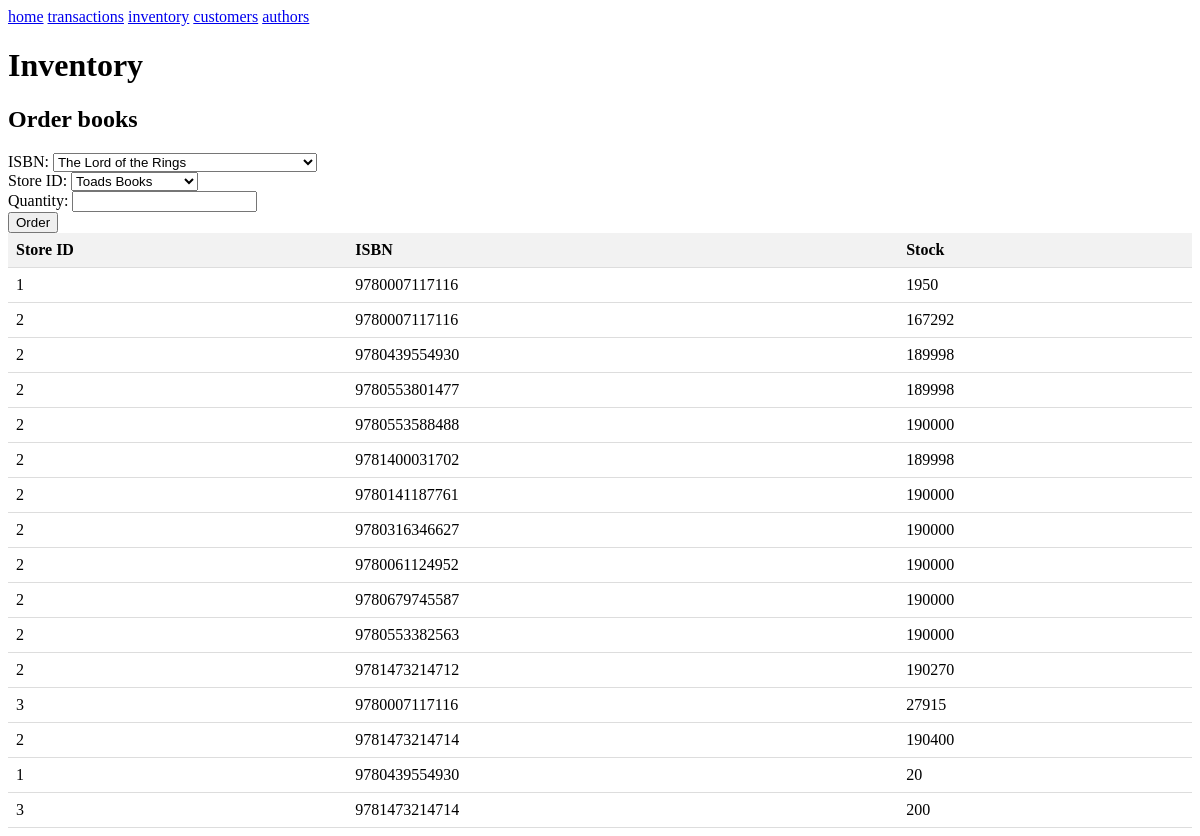
Page /inventory on the committed database.
### models.py (models this page shows)
class Inventory(Base):
    __tablename__ = 'Inventory'
    StoreID = Column(Integer, ForeignKey('Store.id'), primary_key=True)
    isbn13 = Column(String, ForeignKey('Books.isbn13'), primary_key=True)
    stock = Column(Integer)
    store = relationship('Store', back_populates='stock')
    book = relationship('Books', back_populates='inventory')

### app.py (the view)
@app.route('/inventory', methods=['GET', 'POST'])
def inventory():
    if request.method == 'POST':
        selected_isbn = request.form.get('isbn')
        selected_store_id = request.form.get('store_id')
        selected_quantity = request.form.get('quantity')
        store_manager.add_to_inventory(selected_isbn, selected_store_id, int(selected_quantity), verbose=True)
    inventory_table = db.session.query(Inventory).all()
    session = Session()
    all_books = session.query(Books).all()
    books_data = [{'isbn': book.isbn13, 'title': book.title} for book in all_books]
    stores = session.query(Store).all()
    stores_data = [{'id': store.id, 'name': store.store_name} for store in stores]
    session.close()
    return render_template('inventory.html',
                           results=inventory_table,
                           books=books_data,
                           stores=stores_data)

### templates/inventory.html (shortened to what this page needs)
<!DOCTYPE html>
<html>
<head>
</head>
<body>
    {% extends 'base.html' %}
    {% block content %}
    <h1>Inventory</h1>
    <h2>Order books</h2>
    <form action="/inventory" method="post">
        <label for="isbn">ISBN:</label>
        <select id="isbn" name="isbn">
            {% for book in books %}
            <option value="{{ book.isbn }}">{{ book.title }}</option>
            {% endfor %}
        </select><br>
        <label for="store_id">Store ID:</label>
        <select id="store_id" name="store_id">
            {% for store in stores %}
            <option value="{{ store.id }}">{{ store.name }}</option>
            {% endfor %}
        </select><br>
        <label for="quantity">Quantity:</label>
        <input type="text" id="quantity" name="quantity"><br>
        <input type="submit" value="Order">
    </form>
    <table>
        <thead>
            <tr>
                <th>Store ID</th>
                <th>ISBN</th>
                <th>Stock</th>
            </tr>
        </thead>
        <tbody>
            {% for inventory in results %}
            <tr>
                <td>{{ inventory.StoreID }}</td>
                <td>{{ inventory.isbn13 }}</td>
                <td>{{ inventory.stock }}</td>
            </tr>
            {% endfor %}
        </tbody>
    </table>
    {% endblock %}

### templates/base.html (shortened to what this page needs)
<!DOCTYPE html>
<html>
<head>
</head>
<body>
    <header>
		<a href="/dashboard">home</a>
        <a href="/transactions">transactions</a>
		<a href="/inventory">inventory</a>
		<a href="/customers">customers</a>
		<a href="/authors">authors</a>
    </header>
    <div class="content">
        {% block content %}
        {% endblock %}
    </div>
</body>
</html>

### templates/inventory.html (style rules this page uses)
table { border-collapse: collapse; width: 100%; }
th, td { text-align: left; padding: 8px; border-bottom: 1px solid #ddd; }
th { background-color: #f2f2f2; }

### rows in the picture
Inventory: StoreID "1", isbn13 "9780007117116", stock "1950"
Inventory: StoreID "2", isbn13 "9780007117116", stock "167292"
Inventory: StoreID "2", isbn13 "9780439554930", stock "189998"
Inventory: StoreID "2", isbn13 "9780553801477", stock "189998"
Inventory: StoreID "2", isbn13 "9780553588488", stock "190000"
Inventory: StoreID "2", isbn13 "9781400031702", stock "189998"
Inventory: StoreID "2", isbn13 "9780141187761", stock "190000"
Inventory: StoreID "2", isbn13 "9780316346627", stock "190000"
Inventory: StoreID "2", isbn13 "9780061124952", stock "190000"
Inventory: StoreID "2", isbn13 "9780679745587", stock "190000"
Inventory: StoreID "2", isbn13 "9780553382563", stock "190000"
Inventory: StoreID "2", isbn13 "9781473214712", stock "190270"
Inventory: StoreID "3", isbn13 "9780007117116", stock "27915"
Inventory: StoreID "2", isbn13 "9781473214714", stock "190400"
Inventory: StoreID "1", isbn13 "9780439554930", stock "20"
Inventory: StoreID "3", isbn13 "9781473214714", stock "200"

### other values in the picture
form field isbn "The Lord of the Rings"
form field store_id "Toads Books"
